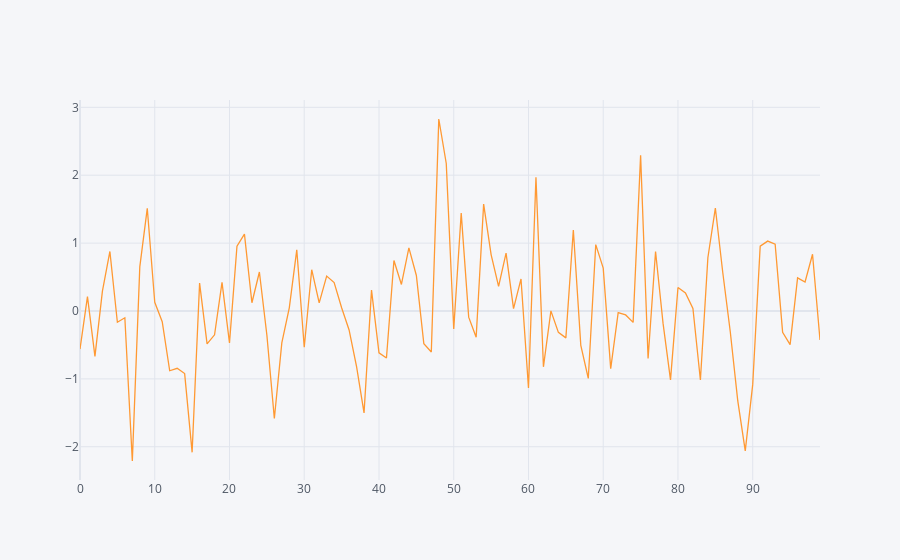

The notebook cell this image was saved under:
### Code cell
d1[['A']].iplot()

### Figure 1 — Plotly figure (JSON) as saved in the notebook; plotly's stock layout.template omitted (floating-point values rounded to 4 significant figures)
{"data": [{"line": {"color": "rgba(255, 153, 51, 1.0)", "dash": "solid", "shape": "linear", "width": 1.3}, "mode": "lines", "name": "A", "text": "", "type": "scatter", "x": [0, 1, 2, 3, 4, 5, 6, 7, 8, 9, 10, 11, 12, 13, 14, 15, 16, 17, 18, 19, 20, 21, 22, 23, 24, 25, 26, 27, 28, 29, 30, 31, 32, 33, 34, 35, 36, 37, 38, 39, 40, 41, 42, 43, 44, 45, 46, 47, 48, 49, 50, 51, 52, 53, 54, 55, 56, 57, 58, 59, 60, 61, 62, 63, 64, 65, 66, 67, 68, 69, 70, 71, 72, 73, 74, 75, 76, 77, 78, 79, 80, 81, 82, 83, 84, 85, 86, 87, 88, 89, 90, 91, 92, 93, 94, 95, 96, 97, 98, 99], "y": [-0.5612, 0.2119, -0.6696, 0.2919, 0.877, -0.1662, -0.09983, -2.21, 0.65, 1.512, 0.1283, -0.1578, -0.8806, -0.8448, -0.9221, -2.082, 0.4109, -0.4856, -0.3512, 0.4212, -0.4723, 0.9557, 1.132, 0.1215, 0.5742, -0.3535, -1.585, -0.4695, 0.04572, 0.9012, -0.5352, 0.6077, 0.1189, 0.5142, 0.4178, 0.04833, -0.2791, -0.8199, -1.501, 0.3075, -0.6167, -0.6931, 0.7437, 0.3905, 0.9292, 0.5231, -0.4831, -0.6043, 2.828, 2.173, -0.2633, 1.442, -0.09085, -0.3871, 1.574, 0.8313, 0.3634, 0.8528, 0.03354, 0.4718, -1.134, 1.97, -0.8228, 0.002085, -0.3152, -0.3964, 1.194, -0.5062, -0.9943, 0.9781, 0.6312, -0.8495, -0.025, -0.05817, -0.1683, 2.295, -0.6995, 0.8761, -0.1796, -1.015, 0.3466, 0.2655, 0.03684, -1.018, 0.7844, 1.516, 0.5591, -0.3099, -1.326, -2.062, -1.082, 0.954, 1.03, 0.9835, -0.3147, -0.4956, 0.4885, 0.4264, 0.8362, -0.4258]}], "layout": {"autosize": true, "legend": {"bgcolor": "#F5F6F9", "font": {"color": "#4D5663"}}, "paper_bgcolor": "#F5F6F9", "plot_bgcolor": "#F5F6F9", "title": {"font": {"color": "#4D5663"}}, "xaxis": {"autorange": true, "gridcolor": "#E1E5ED", "range": [0, 99], "showgrid": true, "tickfont": {"color": "#4D5663"}, "title": {"font": {"color": "#4D5663"}, "text": ""}, "type": "linear", "zerolinecolor": "#E1E5ED"}, "yaxis": {"autorange": true, "gridcolor": "#E1E5ED", "range": [-2.49, 3.108], "showgrid": true, "tickfont": {"color": "#4D5663"}, "title": {"font": {"color": "#4D5663"}, "text": ""}, "type": "linear", "zerolinecolor": "#E1E5ED"}}}
